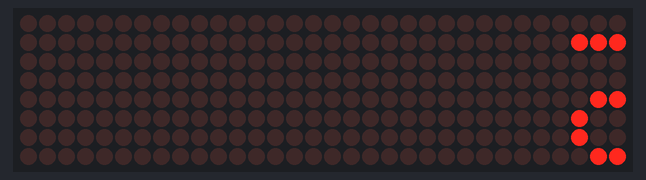
Recording of a sketch running on a simulated Arduino Uno, built with avr-gcc and run on an emulated ATmega328P. Shown: 32×8 LED matrix.

Above: at 0.16 s.
At 0.76 s:
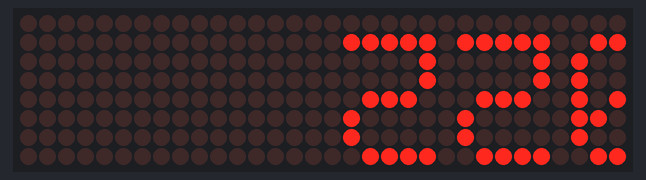
At 1.36 s:
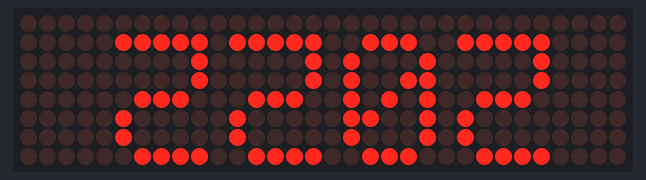
At 2.56 s:
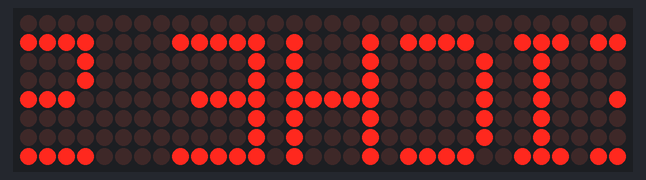
At 3.91 s:
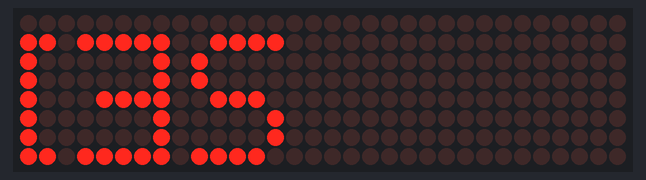
At 5.11 s:
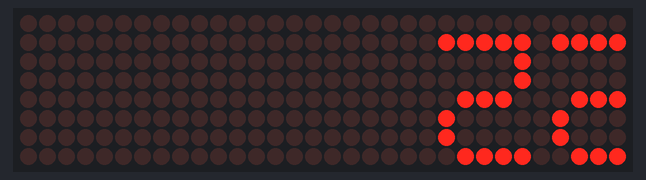

Measured:
- by itself, everything shown: repeats every 4.6 s, in 92 steps

The sketch:

SKETCH12A.ino
```cpp
#include <SPI.h>
#include <MD_MAX72xx.h>
#include <MD_Parola.h>

#define HARDWARE_TYPE MD_MAX72XX::FC16_HW
#define MAX_DEVICES  4
#define CLK_PIN   14  // or SCK
#define DATA_PIN  13  // or MOSI
#define CS_PIN    15  // or SS

// MD_MAX72XX ledmx = MD_MAX72XX(HARDWARE_TYPE, DATA_PIN, CLK_PIN, CS_PIN, MAX_DEVICES);
MD_Parola pmx = MD_Parola(HARDWARE_TYPE, CS_PIN, MAX_DEVICES);

// We always wait a bit between updates of the display
#define  DELAYTIME  100  // in milliseconds

// sprintf test variables
int i = 65536;
float flt = 99888777.66;
byte b=255;
double df=2.2250738585072014e-308;
long l=9223372036854775807;

void setup()
{
  // put your setup code here, to run once:
  pmx.begin();
  pmx.setZoneEffect(0, true, PA_FLIP_LR);
  pmx.setZoneEffect(0, true, PA_FLIP_UD);
}

void loop()
{
  char chrbuff[32];
  sprintf(chrbuff,"%s","SEICHE 2022");
  if(pmx.displayAnimate())
    pmx.displayText(chrbuff,PA_LEFT,50,0,PA_SCROLL_LEFT,PA_SCROLL_LEFT);
}
```
